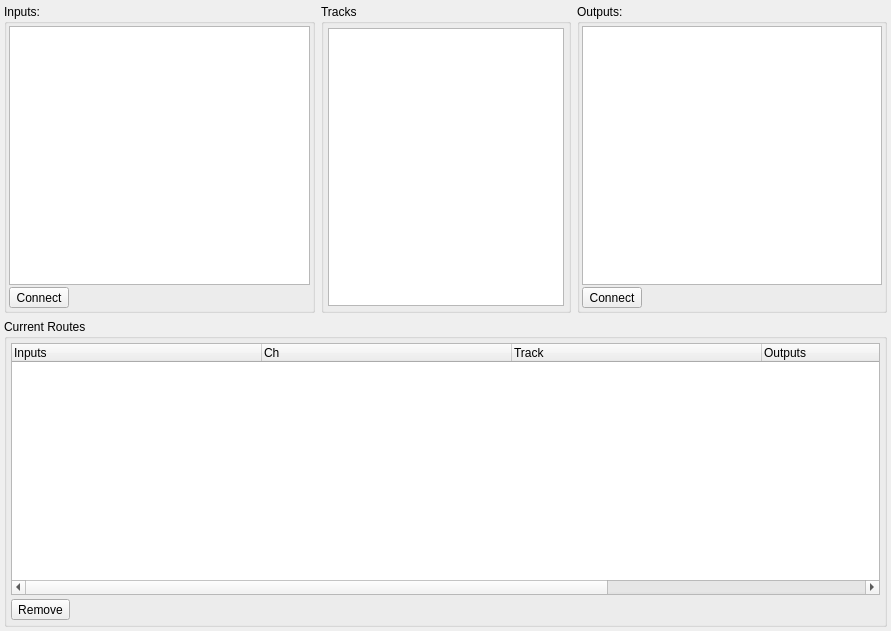
<?xml version="1.0" encoding="UTF-8"?>
<ui version="4.0">
 <class>RouteDialogBase</class>
 <widget class="QDialog" name="RouteDialogBase">
  <property name="geometry">
   <rect>
    <x>0</x>
    <y>0</y>
    <width>891</width>
    <height>631</height>
   </rect>
  </property>
  <property name="sizePolicy">
   <sizepolicy hsizetype="Preferred" vsizetype="Expanding">
    <horstretch>0</horstretch>
    <verstretch>0</verstretch>
   </sizepolicy>
  </property>
  <property name="windowTitle">
   <string>OOMidi: Audio Routing Manager</string>
  </property>
  <layout class="QHBoxLayout" name="horizontalLayout" stretch="1">
   <property name="spacing">
    <number>4</number>
   </property>
   <property name="margin">
    <number>4</number>
   </property>
   <item>
    <layout class="QVBoxLayout" name="verticalLayout">
     <property name="topMargin">
      <number>0</number>
     </property>
     <item>
      <layout class="QHBoxLayout" name="horizontalLayout_2">
       <property name="topMargin">
        <number>0</number>
       </property>
       <item>
        <widget class="QGroupBox" name="groupBox2">
         <property name="sizePolicy">
          <sizepolicy hsizetype="Expanding" vsizetype="Expanding">
           <horstretch>0</horstretch>
           <verstretch>0</verstretch>
          </sizepolicy>
         </property>
         <property name="title">
          <string>Inputs:</string>
         </property>
         <layout class="QVBoxLayout">
          <property name="spacing">
           <number>2</number>
          </property>
          <property name="margin">
           <number>2</number>
          </property>
          <item>
           <widget class="QListWidget" name="newSrcList">
            <property name="editTriggers">
             <set>QAbstractItemView::NoEditTriggers</set>
            </property>
            <property name="alternatingRowColors">
             <bool>true</bool>
            </property>
            <property name="textElideMode">
             <enum>Qt::ElideNone</enum>
            </property>
            <property name="horizontalScrollMode">
             <enum>QAbstractItemView::ScrollPerPixel</enum>
            </property>
            <property name="selectionRectVisible">
             <bool>true</bool>
            </property>
            <property name="sortingEnabled">
             <bool>true</bool>
            </property>
           </widget>
          </item>
          <item>
           <widget class="QToolButton" name="connectButton">
            <property name="sizePolicy">
             <sizepolicy hsizetype="Maximum" vsizetype="Minimum">
              <horstretch>0</horstretch>
              <verstretch>0</verstretch>
             </sizepolicy>
            </property>
            <property name="toolTip">
             <string>connect source to destination</string>
            </property>
            <property name="text">
             <string>Connect</string>
            </property>
           </widget>
          </item>
         </layout>
        </widget>
       </item>
       <item>
        <widget class="QGroupBox" name="groupBox">
         <property name="sizePolicy">
          <sizepolicy hsizetype="MinimumExpanding" vsizetype="Preferred">
           <horstretch>0</horstretch>
           <verstretch>0</verstretch>
          </sizepolicy>
         </property>
         <property name="minimumSize">
          <size>
           <width>100</width>
           <height>100</height>
          </size>
         </property>
         <property name="maximumSize">
          <size>
           <width>250</width>
           <height>16777215</height>
          </size>
         </property>
         <property name="title">
          <string>Tracks</string>
         </property>
         <layout class="QVBoxLayout" name="verticalLayout_2">
          <property name="spacing">
           <number>4</number>
          </property>
          <property name="margin">
           <number>4</number>
          </property>
          <item>
           <widget class="QListWidget" name="tracksList">
            <property name="editTriggers">
             <set>QAbstractItemView::NoEditTriggers</set>
            </property>
            <property name="alternatingRowColors">
             <bool>true</bool>
            </property>
            <property name="selectionBehavior">
             <enum>QAbstractItemView::SelectRows</enum>
            </property>
            <property name="textElideMode">
             <enum>Qt::ElideNone</enum>
            </property>
            <property name="horizontalScrollMode">
             <enum>QAbstractItemView::ScrollPerPixel</enum>
            </property>
            <property name="selectionRectVisible">
             <bool>true</bool>
            </property>
            <property name="sortingEnabled">
             <bool>true</bool>
            </property>
           </widget>
          </item>
         </layout>
        </widget>
       </item>
       <item>
        <widget class="QGroupBox" name="groupBox3">
         <property name="sizePolicy">
          <sizepolicy hsizetype="Expanding" vsizetype="Expanding">
           <horstretch>0</horstretch>
           <verstretch>0</verstretch>
          </sizepolicy>
         </property>
         <property name="title">
          <string>Outputs:</string>
         </property>
         <layout class="QVBoxLayout">
          <property name="spacing">
           <number>2</number>
          </property>
          <property name="margin">
           <number>2</number>
          </property>
          <item>
           <widget class="QListWidget" name="newDstList">
            <property name="editTriggers">
             <set>QAbstractItemView::NoEditTriggers</set>
            </property>
            <property name="alternatingRowColors">
             <bool>true</bool>
            </property>
            <property name="textElideMode">
             <enum>Qt::ElideNone</enum>
            </property>
            <property name="horizontalScrollMode">
             <enum>QAbstractItemView::ScrollPerPixel</enum>
            </property>
            <property name="selectionRectVisible">
             <bool>true</bool>
            </property>
            <property name="sortingEnabled">
             <bool>true</bool>
            </property>
           </widget>
          </item>
          <item>
           <widget class="QToolButton" name="btnConnectOut">
            <property name="sizePolicy">
             <sizepolicy hsizetype="Maximum" vsizetype="Minimum">
              <horstretch>0</horstretch>
              <verstretch>0</verstretch>
             </sizepolicy>
            </property>
            <property name="toolTip">
             <string>connect source to destination</string>
            </property>
            <property name="text">
             <string>Connect</string>
            </property>
           </widget>
          </item>
         </layout>
        </widget>
       </item>
      </layout>
     </item>
     <item>
      <widget class="QGroupBox" name="groupBox1">
       <property name="title">
        <string>Current Routes</string>
       </property>
       <layout class="QVBoxLayout">
        <property name="spacing">
         <number>4</number>
        </property>
        <property name="margin">
         <number>4</number>
        </property>
        <item>
         <widget class="QTreeWidget" name="routeList">
          <property name="editTriggers">
           <set>QAbstractItemView::NoEditTriggers</set>
          </property>
          <property name="alternatingRowColors">
           <bool>true</bool>
          </property>
          <property name="columnCount">
           <number>5</number>
          </property>
          <attribute name="headerDefaultSectionSize">
           <number>250</number>
          </attribute>
          <attribute name="headerStretchLastSection">
           <bool>true</bool>
          </attribute>
          <attribute name="headerDefaultSectionSize">
           <number>250</number>
          </attribute>
          <attribute name="headerStretchLastSection">
           <bool>true</bool>
          </attribute>
          <column>
           <property name="text">
            <string>Inputs</string>
           </property>
          </column>
          <column>
           <property name="text">
            <string>Ch</string>
           </property>
           <property name="toolTip">
            <string>Source Channel</string>
           </property>
          </column>
          <column>
           <property name="text">
            <string>Track</string>
           </property>
          </column>
          <column>
           <property name="text">
            <string>Outputs</string>
           </property>
          </column>
          <column>
           <property name="text">
            <string>Ch</string>
           </property>
           <property name="toolTip">
            <string>Destination Channel</string>
           </property>
          </column>
         </widget>
        </item>
        <item>
         <widget class="QToolButton" name="removeButton">
          <property name="sizePolicy">
           <sizepolicy hsizetype="Maximum" vsizetype="Minimum">
            <horstretch>0</horstretch>
            <verstretch>0</verstretch>
           </sizepolicy>
          </property>
          <property name="toolTip">
           <string>remove selected route</string>
          </property>
          <property name="text">
           <string>Remove</string>
          </property>
         </widget>
        </item>
       </layout>
      </widget>
     </item>
    </layout>
   </item>
  </layout>
 </widget>
 <layoutdefault spacing="6" margin="11"/>
 <resources/>
 <connections>
  <connection>
   <sender>tracksList</sender>
   <signal>itemSelectionChanged()</signal>
   <receiver>routeList</receiver>
   <slot>reset()</slot>
   <hints>
    <hint type="sourcelabel">
     <x>128</x>
     <y>352</y>
    </hint>
    <hint type="destinationlabel">
     <x>572</x>
     <y>512</y>
    </hint>
   </hints>
  </connection>
  <connection>
   <sender>tracksList</sender>
   <signal>itemSelectionChanged()</signal>
   <receiver>newDstList</receiver>
   <slot>reset()</slot>
   <hints>
    <hint type="sourcelabel">
     <x>128</x>
     <y>352</y>
    </hint>
    <hint type="destinationlabel">
     <x>727</x>
     <y>177</y>
    </hint>
   </hints>
  </connection>
  <connection>
   <sender>tracksList</sender>
   <signal>itemSelectionChanged()</signal>
   <receiver>newSrcList</receiver>
   <slot>reset()</slot>
   <hints>
    <hint type="sourcelabel">
     <x>128</x>
     <y>352</y>
    </hint>
    <hint type="destinationlabel">
     <x>417</x>
     <y>177</y>
    </hint>
   </hints>
  </connection>
 </connections>
</ui>
